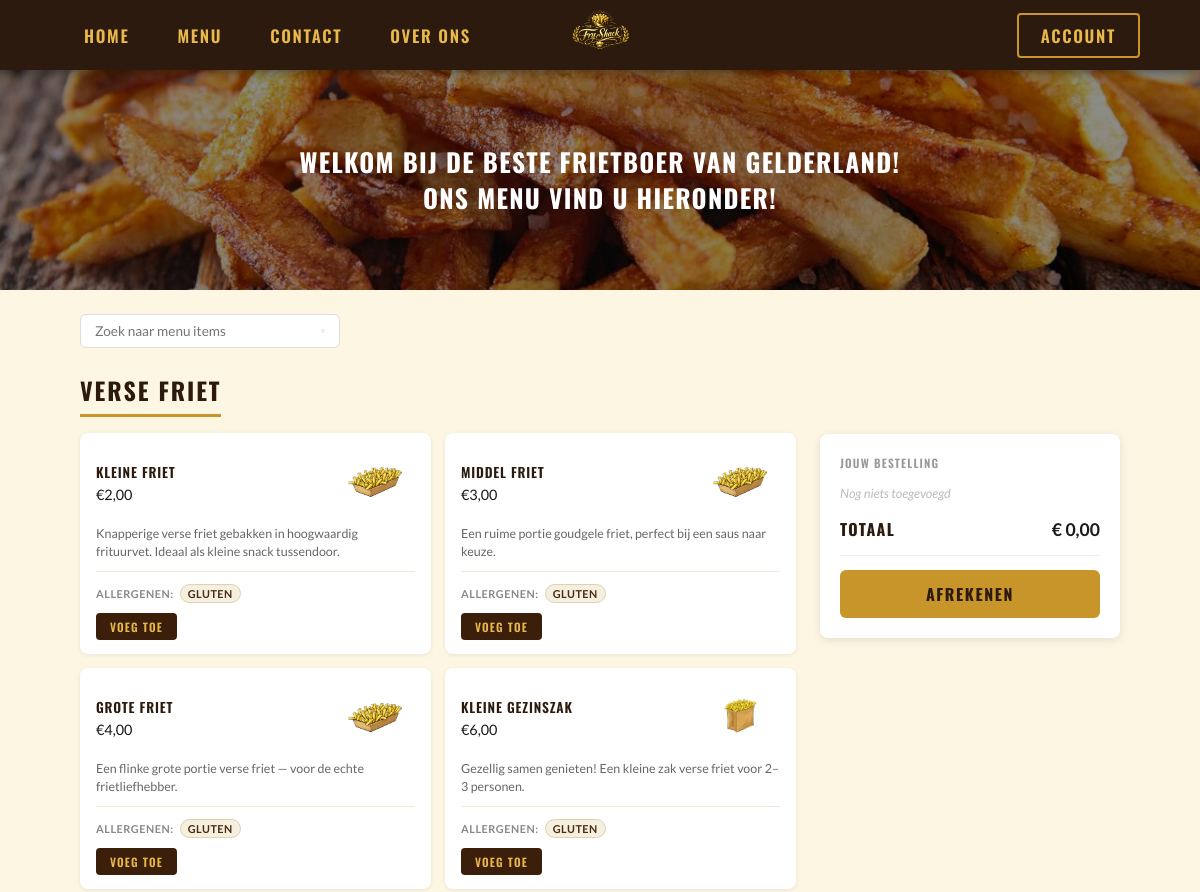
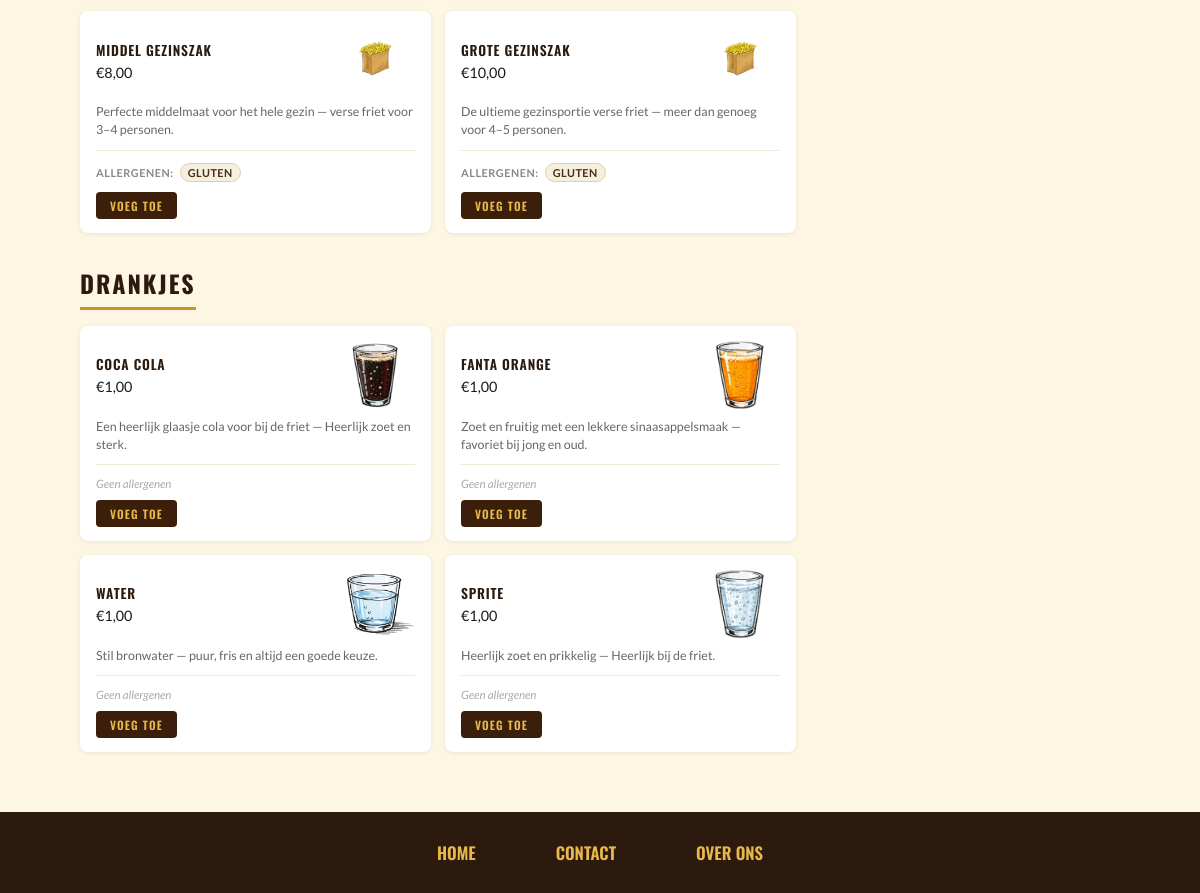
Page /menu.php on the committed database (2 pictures, top to bottom).
### tables this page shows
CREATE TABLE `menukaart` (
  `id` int NOT NULL,
  `naam` varchar(50) NOT NULL,
  `prijs` decimal(10,0) NOT NULL,
  `allergenen` varchar(100) NOT NULL,
  `afbeeldingen` varchar(255) NOT NULL,
  `beschrijving` text NOT NULL,
  `categorie` text NOT NULL
);

### menu.php (called while the page is built)
<?php include("dbcalls/menukaart/menu.php"); ?>

### dbcalls/menukaart/menu.php (the view, shortened to what this page needs)
<!DOCTYPE html>
<html lang="nl">
<head>
  <link rel="stylesheet" href="assets/css/style.css" />
</head>
<body>
  <?php
  include __DIR__ . '/../conn.php';
  $zoek = $_GET['zoek'] ?? '';
  if ($zoek) {
    $sql = "SELECT * FROM menukaart WHERE naam LIKE ?";
    $stmt = $conn->prepare($sql);
    $zoeken = "%$zoek%";
    $stmt->execute([$zoeken]);
  } else {
    $stmt = $conn->prepare("SELECT * FROM menukaart");
    $stmt->execute();
  }
  $result = $stmt->fetchAll();
  ?>
  <header>
    <nav class="left">
      <a href="index.php">Home</a>
      <a href="menu.php">Menu</a>
      <a href="../contact/contact.php">Contact</a>
      <a href="over.php">Over ons</a>
    </nav>
    <div class="logo-center">
      <img src="assets/img/ChatGPT Image Feb 23, 2026, 03_57_53 PM.png" alt="The Fry Shack Logo" />
    </div>
    <nav class="right">
      <a href="dbcalls/login/login.php" class="btn-account">Account</a>
    </nav>
  </header>
  <div class="hero">
    <img src="assets/img/ondernemen-over-de-grens-frietboer-in-china.jpg" alt="Verse friet" />
    <div class="hero-text">
      Welkom bij de beste frietboer van Gelderland!<br />
      Ons menu vind u hieronder!
    </div>
  </div>
  <div class="page-wrapper">
    <div class="search-wrap">
      <form method="GET" action="menu.php" class="search-bar">
        <input
          type="text"
          name="zoek"
          placeholder="Zoek naar menu items"
          value="<?php echo ($_GET['zoek'] ?? ''); ?>"
        />
        <button type="submit"></button>
      </form>
    </div>
  <main class="menu-content">
    <section>
      <div class="section-title">Verse Friet</div>
      <div class="grid-2">
        <?php foreach ($result as $product) {
          if ($product["categorie"] == "friet") { ?>
            <div class="card">
              <div class="card-top">
                <div class="card-info">
                  <div class="card-name"><?php echo $product['naam']; ?></div>
                  <div class="card-price">€<?php echo $product['prijs']; ?>,00</div>
                </div>
                <img src="<?php echo $product['afbeeldingen']; ?>" alt="Kleine Friet" class="card-img" />
              </div>
              <div class="card-description"><?php echo $product['beschrijving']; ?></div>
              <hr class="card-divider" />
              <div class="card-allergens">
                <span class="allergen-label">Allergenen:</span>
                <span class="allergen-tag"><?php echo $product['allergenen']; ?></span>
              </div>
              <button class="btn-voeg" data-naam="<?php echo $product['naam']; ?>"
                data-prijs="<?php echo $product['prijs']; ?>">
                Voeg toe
              </button>
            </div>
          <?php }
        } ?>
      </div>
    </section>
    <section>
      <div class="section-title">Drankjes</div>
      <div class="grid-2">
        <?php foreach ($result as $product) {
          if ($product["categorie"] == "drinken") { ?>
            <div class="card">
              <div class="card-top">
                <div class="card-info">
                  <div class="card-name"><?php echo $product['naam']; ?></div>
                  <div class="card-price">€<?php echo $product['prijs']; ?>,00</div>
                </div>
                <img src="<?php echo $product['afbeeldingen']; ?>" alt="Coca Cola" class="card-img" />
              </div>
              <div class="card-description"><?php echo $product['beschrijving']; ?></div>
              <hr class="card-divider" />
              <div class="card-allergens">
                <span class="allergen-none">Geen allergenen</span>
              </div>
              <button class="btn-voeg" data-naam="<?php echo htmlspecialchars($product['naam']); ?>"
                data-prijs="<?php echo $product['prijs']; ?>">
                Voeg toe
              </button>
            </div>
          <?php }
        } ?>
      </div>
    </section>
  </main>
  <aside class="sidebar">
    <div class="order-box">
      <div class="order-title">Jouw bestelling</div>
      <ul class="order-items" id="orderItems">
        <li class="order-empty">Nog niets toegevoegd</li>
      </ul>
      <div class="totaal-row">
        <span class="totaal-label">Totaal</span>
        <span class="totaal-amount" id="totaalBedrag">€ 0,00</span>
      </div>
      <a href="afrekenen.php" class="btn-afrekenen">Afrekenen</a>
    </div>
  </aside>
  </div>
  <footer>
    <a href="index.php">Home</a>
    <a href="contact.php">Contact</a>
    <a href="over.php">Over ons</a>
  </footer>
</body>
</html>

### rows in the picture
menukaart: naam "KLEINE FRIET", prijs "2", afbeeldingen (picture), beschrijving "Knapperige verse friet gebakken in hoogwaardig frituurvet. Ideaal als kleine snack tussendoor.", allergenen "GLUTEN"
menukaart: naam "MIDDEL FRIET", prijs "3", afbeeldingen (picture), beschrijving "Een ruime portie goudgele friet, perfect bij een saus naar keuze.", allergenen "GLUTEN"
menukaart: naam "GROTE FRIET", prijs "4", afbeeldingen (picture), beschrijving "Een flinke grote portie verse friet — voor de echte frietliefhebber.", allergenen "GLUTEN"
menukaart: naam "KLEINE GEZINSZAK", prijs "6", afbeeldingen (picture), beschrijving "Gezellig samen genieten! Een kleine zak verse friet voor 2–3 personen.", allergenen "GLUTEN"
menukaart: naam "MIDDEL GEZINSZAK", prijs "8", afbeeldingen (picture), beschrijving "Perfecte middelmaat voor het hele gezin — verse friet voor 3–4 personen.", allergenen "GLUTEN"
menukaart: naam "GROTE GEZINSZAK", prijs "10", afbeeldingen (picture), beschrijving "De ultieme gezinsportie verse friet — meer dan genoeg voor 4–5 personen.", allergenen "GLUTEN"
menukaart: naam "COCA COLA", prijs "1", afbeeldingen (picture), beschrijving "Een heerlijk glaasje cola voor bij de friet — Heerlijk zoet en sterk."
menukaart: naam "FANTA ORANGE", prijs "1", afbeeldingen (picture), beschrijving "Zoet en fruitig met een lekkere sinaasappelsmaak — favoriet bij jong en oud."
menukaart: naam "WATER", prijs "1", afbeeldingen (picture), beschrijving "Stil bronwater — puur, fris en altijd een goede keuze."
menukaart: naam "SPRITE", prijs "1", afbeeldingen (picture), beschrijving "Heerlijk zoet en prikkelig — Heerlijk bij de friet."
